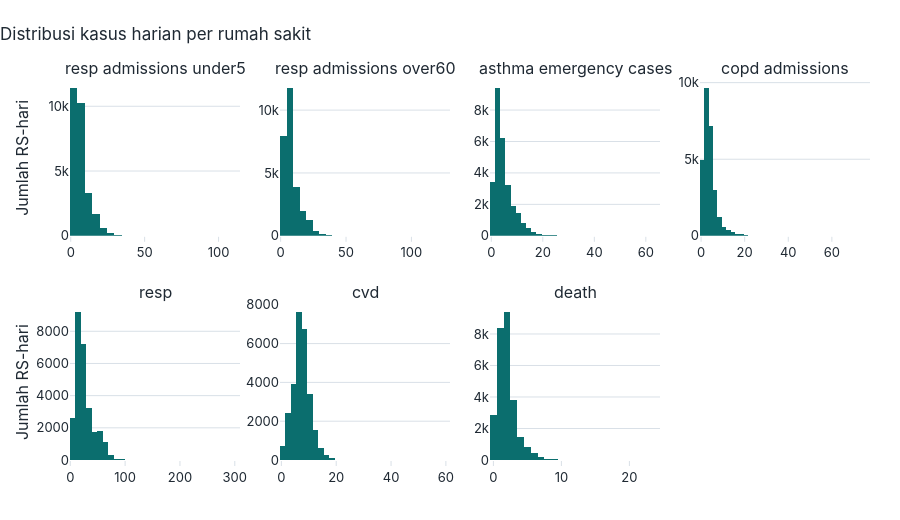
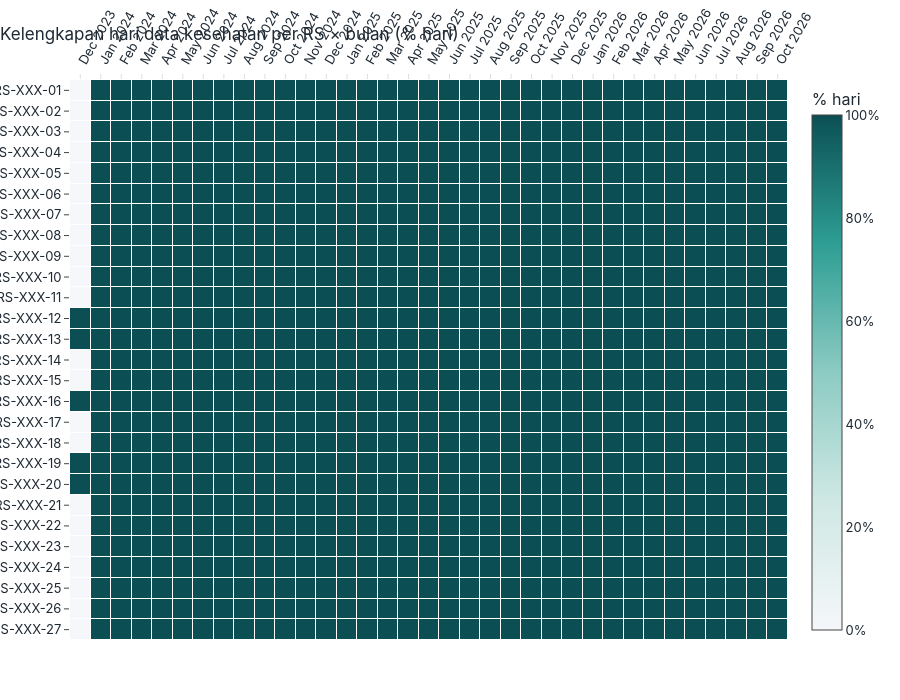

Notebook code for these charts, in order:
### Code cell
fig = P.fig_kesehatan_distribusi(kes)
style.simpan_html(fig, "02_kesehatan_distribusi")
fig.show()

fig = P.fig_kesehatan_kelengkapan(kes)
fig.update_layout(title_text="Kelengkapan hari data kesehatan per RS × bulan (% hari)")
style.simpan_html(fig, "02_kesehatan_kelengkapan")
fig.show()

### Figure 1 — Plotly figure (JSON) as saved in the notebook; plotly's stock layout.template omitted (floating-point values rounded to 4 significant figures; data arrays with more than 128 entries replaced by an {"elided": "..."} marker saying what was removed)
{"data": [{"hovertemplate": "%{x} kasus: %{y} RS-hari<extra></extra>", "marker": {"color": "#0B6E6E"}, "nbinsx": 40, "showlegend": false, "type": "histogram", "x": {"elided": "27491 float values"}, "xaxis": "x", "yaxis": "y"}, {"hovertemplate": "%{x} kasus: %{y} RS-hari<extra></extra>", "marker": {"color": "#0B6E6E"}, "nbinsx": 40, "showlegend": false, "type": "histogram", "x": {"elided": "27491 float values"}, "xaxis": "x2", "yaxis": "y2"}, {"hovertemplate": "%{x} kasus: %{y} RS-hari<extra></extra>", "marker": {"color": "#0B6E6E"}, "nbinsx": 40, "showlegend": false, "type": "histogram", "x": {"elided": "27491 float values"}, "xaxis": "x3", "yaxis": "y3"}, {"hovertemplate": "%{x} kasus: %{y} RS-hari<extra></extra>", "marker": {"color": "#0B6E6E"}, "nbinsx": 40, "showlegend": false, "type": "histogram", "x": {"elided": "27491 float values"}, "xaxis": "x4", "yaxis": "y4"}, {"hovertemplate": "%{x} kasus: %{y} RS-hari<extra></extra>", "marker": {"color": "#0B6E6E"}, "nbinsx": 40, "showlegend": false, "type": "histogram", "x": {"elided": "27491 float values"}, "xaxis": "x5", "yaxis": "y5"}, {"hovertemplate": "%{x} kasus: %{y} RS-hari<extra></extra>", "marker": {"color": "#0B6E6E"}, "nbinsx": 40, "showlegend": false, "type": "histogram", "x": {"elided": "27491 float values"}, "xaxis": "x6", "yaxis": "y6"}, {"hovertemplate": "%{x} kasus: %{y} RS-hari<extra></extra>", "marker": {"color": "#0B6E6E"}, "nbinsx": 25, "showlegend": false, "type": "histogram", "x": {"elided": "27491 float values"}, "xaxis": "x7", "yaxis": "y7"}], "layout": {"annotations": [{"font": {"size": 16}, "showarrow": false, "text": "resp admissions under5", "x": 0.1062, "xanchor": "center", "xref": "paper", "y": 1.0, "yanchor": "bottom", "yref": "paper"}, {"font": {"size": 16}, "showarrow": false, "text": "resp admissions over60", "x": 0.3688, "xanchor": "center", "xref": "paper", "y": 1.0, "yanchor": "bottom", "yref": "paper"}, {"font": {"size": 16}, "showarrow": false, "text": "asthma emergency cases", "x": 0.6313, "xanchor": "center", "xref": "paper", "y": 1.0, "yanchor": "bottom", "yref": "paper"}, {"font": {"size": 16}, "showarrow": false, "text": "copd admissions", "x": 0.8938, "xanchor": "center", "xref": "paper", "y": 1.0, "yanchor": "bottom", "yref": "paper"}, {"font": {"size": 16}, "showarrow": false, "text": "resp", "x": 0.1062, "xanchor": "center", "xref": "paper", "y": 0.41, "yanchor": "bottom", "yref": "paper"}, {"font": {"size": 16}, "showarrow": false, "text": "cvd", "x": 0.3688, "xanchor": "center", "xref": "paper", "y": 0.41, "yanchor": "bottom", "yref": "paper"}, {"font": {"size": 16}, "showarrow": false, "text": "death", "x": 0.6313, "xanchor": "center", "xref": "paper", "y": 0.41, "yanchor": "bottom", "yref": "paper"}], "height": 520, "title": {"text": "Distribusi kasus harian per rumah sakit"}, "xaxis": {"anchor": "y", "domain": [0.0, 0.2125]}, "xaxis2": {"anchor": "y2", "domain": [0.2625, 0.475]}, "xaxis3": {"anchor": "y3", "domain": [0.525, 0.7375]}, "xaxis4": {"anchor": "y4", "domain": [0.7875, 1.0]}, "xaxis5": {"anchor": "y5", "domain": [0.0, 0.2125]}, "xaxis6": {"anchor": "y6", "domain": [0.2625, 0.475]}, "xaxis7": {"anchor": "y7", "domain": [0.525, 0.7375]}, "xaxis8": {"anchor": "y8", "domain": [0.7875, 1.0]}, "yaxis": {"anchor": "x", "domain": [0.59, 1.0], "title": {"text": "Jumlah RS-hari"}}, "yaxis2": {"anchor": "x2", "domain": [0.59, 1.0]}, "yaxis3": {"anchor": "x3", "domain": [0.59, 1.0]}, "yaxis4": {"anchor": "x4", "domain": [0.59, 1.0]}, "yaxis5": {"anchor": "x5", "domain": [0.0, 0.41], "title": {"text": "Jumlah RS-hari"}}, "yaxis6": {"anchor": "x6", "domain": [0.0, 0.41]}, "yaxis7": {"anchor": "x7", "domain": [0.0, 0.41]}, "yaxis8": {"anchor": "x8", "domain": [0.0, 0.41]}}}

### Figure 2 — Plotly figure (JSON) as saved in the notebook; plotly's stock layout.template omitted (floating-point values rounded to 4 significant figures; data arrays with more than 128 entries replaced by an {"elided": "..."} marker saying what was removed)
{"data": [{"colorbar": {"ticksuffix": "%", "title": {"text": "% hari"}}, "colorscale": [[0.0, "#F5F7FA"], [0.25, "#CFE8E4"], [0.5, "#8CCBC3"], [0.75, "#2E9E94"], [1.0, "#0B4F55"]], "hovertemplate": "%{y}<br>%{x}<br>%{z:.1f}% hari<extra></extra>", "type": "heatmap", "x": ["Dec 2023", "Jan 2024", "Feb 2024", "Mar 2024", "Apr 2024", "May 2024", "Jun 2024", "Jul 2024", "Aug 2024", "Sep 2024", "Oct 2024", "Nov 2024", "Dec 2024", "Jan 2025", "Feb 2025", "Mar 2025", "Apr 2025", "May 2025", "Jun 2025", "Jul 2025", "Aug 2025", "Sep 2025", "Oct 2025", "Nov 2025", "Dec 2025", "Jan 2026", "Feb 2026", "Mar 2026", "Apr 2026", "May 2026", "Jun 2026", "Jul 2026", "Aug 2026", "Sep 2026", "Oct 2026"], "xgap": 1, "y": ["RS-XXX-27", "RS-XXX-26", "RS-XXX-25", "RS-XXX-24", "RS-XXX-23", "RS-XXX-22", "RS-XXX-21", "RS-XXX-20", "RS-XXX-19", "RS-XXX-18", "RS-XXX-17", "RS-XXX-16", "RS-XXX-15", "RS-XXX-14", "RS-XXX-13", "RS-XXX-12", "RS-XXX-11", "RS-XXX-10", "RS-XXX-09", "RS-XXX-08", "RS-XXX-07", "RS-XXX-06", "RS-XXX-05", "RS-XXX-04", "RS-XXX-03", "RS-XXX-02", "RS-XXX-01"], "ygap": 1, "z": {"elided": "27x35 float values"}, "zmax": 100, "zmin": 0}], "layout": {"height": 700, "title": {"text": "Kelengkapan hari data kesehatan per RS × bulan (% hari)"}, "xaxis": {"showgrid": false, "side": "top", "tickangle": -60}, "yaxis": {"showgrid": false}}}
